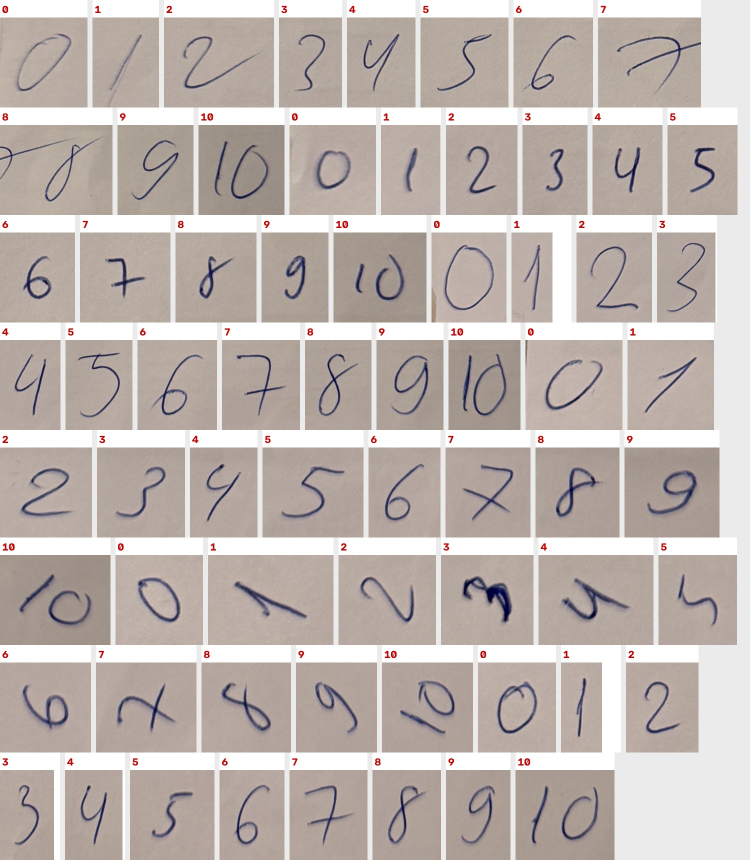
#> input picture data/custom_samples/split_preview.jpg, 1500 x 1720 px (shown at 1/2 size)
$ python -i split_sheet.py   (imports and definitions only)
#> lines starting #> are read from the running program, lines starting #| are printed output that depends on the picture; after the words box and inside, x2 and y2 are one past the last pixel; in counts of white or black regions, pixels touching at a corner belong together
#> further down, picture is the input picture: shape (1720, 1500, 3); mean B, G, R 177.7, 182.5, 192.4
"""Cut a photographed sheet of handwriting into one image per number.

Writing every test number on its own sheet and photographing each one is slow,
so the real handwritten set is written as rows on one sheet and split here.
The labels are given row by row, left to right, exactly as written:

    python src/split_sheet.py sheet.jpg \\
        --rows "0 1 2 3 4 5 6 7 8 9" "17 49 38 60 25" "104 573 896 241 730" \\
        --roi 60 1000 4100 3900

Single-digit labels go to data/custom_samples/digits/, longer ones to
data/custom_samples/numbers/, so a row like "0 1 2 ... 9 10" is fine. A number is marked as
touching (label_t1.jpg instead of label_01.jpg) when it has fewer separate
ink blobs than digits - measured, not taken from what was intended, because
digits written "to touch" do not always end up touching.

The crops come from the original photo with a margin of paper around them,
so the preprocessing is tested on what the camera actually captured.

Also writes data/custom_samples/split_preview.jpg: every crop with its label,
to check by eye before running any experiment on them.
"""

from __future__ import annotations

import argparse
import csv
import shutil
from pathlib import Path

import cv2
import numpy as np

ROOT = Path(__file__).resolve().parent.parent
OUT = ROOT / "data" / "custom_samples"


# [12 lines left out: function ink_mask, not called in this run]


def paper_mask(image: np.ndarray, inset: int = 10) -> np.ndarray:
    """The sheet of paper itself, shrunk by `inset` pixels.

    The edge between white paper and a darker desk looks like a long dark
    stroke to the black-hat filter, so it came out as "ink" whenever the ROI
    reached the desk. Keeping only ink inside the sheet removes it, and makes
    the ROI a convenience rather than something that has to be exact.
    """
#> called with inset = 10
    # Paper is bright and colourless. Brightness alone is not enough: a light
    # wooden desk is nearly as bright, but it is clearly coloured.
    hsv = cv2.cvtColor(cv2.GaussianBlur(image, (51, 51), 0), cv2.COLOR_BGR2HSV)
#> hsv: shape (1720, 1500, 3); mean H, S, V 19.7, 21.1, 192.4
    bright = (((hsv[..., 1] < 45) & (hsv[..., 2] > 110)) * 255).astype(np.uint8)
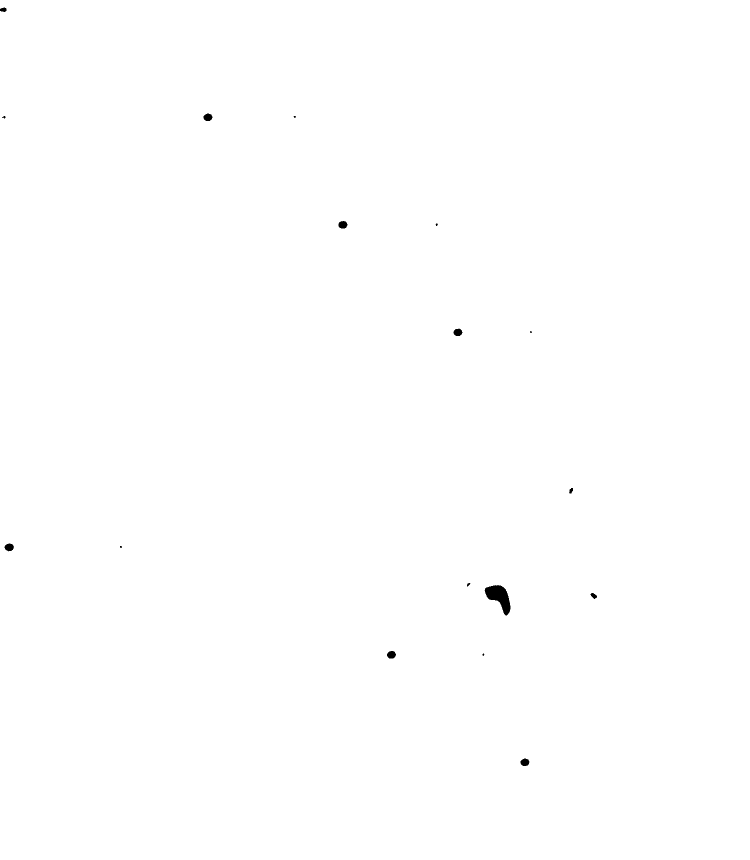
#> bright: shape (1720, 1500) (shown at 1/2 size); 99.9% white; 17 black regions (5 under 20 px)
    contours, _ = cv2.findContours(bright, cv2.RETR_EXTERNAL, cv2.CHAIN_APPROX_SIMPLE)
#> contours = 1 contour; box (x1, y1, x2, y2) and area: (0, 0, 1500, 1720) 2576680
    sheet = np.zeros_like(bright)
    if contours:
        # the largest bright region, filled, so the writing on it is included
        cv2.drawContours(sheet, [max(contours, key=cv2.contourArea)], -1, 255, cv2.FILLED)
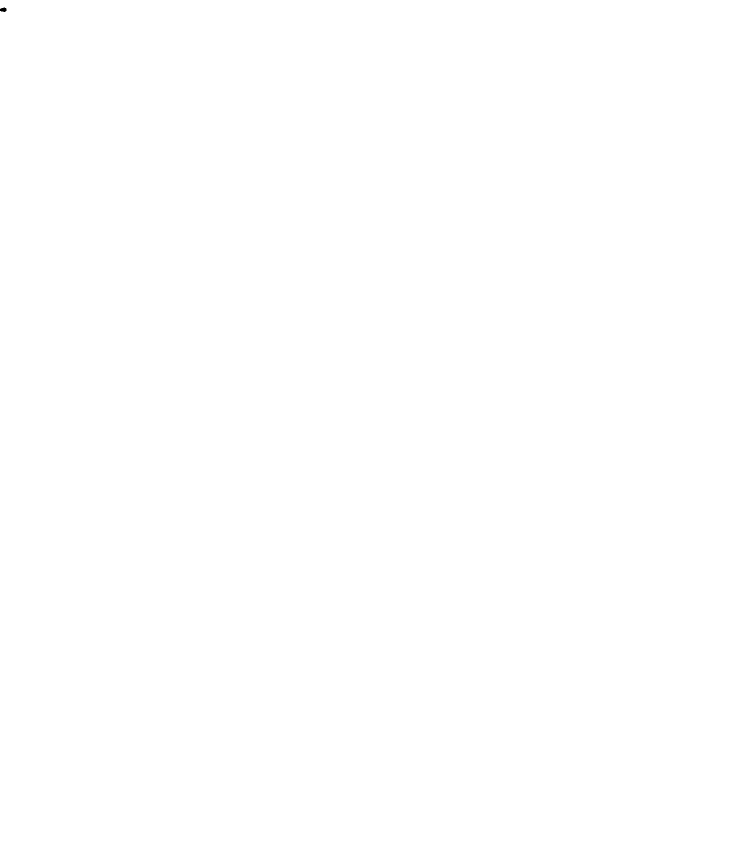
#> sheet: shape (1720, 1500) (shown at 1/2 size); 100% white; 1 black region, box (x1, y1, x2, y2) and area: (0, 15, 13, 24) 89
    kernel = cv2.getStructuringElement(cv2.MORPH_ELLIPSE, (2 * inset + 1, 2 * inset + 1))
    return cv2.erode(sheet, kernel)
#> returned value: shape (1720, 1500); 100% white; 1 black region, box (x1, y1, x2, y2) and area: (0, 5, 23, 34) 558


# [181 lines left out: functions ruled_lines, find_components, split_rows, split_groups, split_groups_by_count, drop_stray_rows and 5 more, not called in this run]


SOURCES = OUT / "sources.csv"     # one row per image: which sheet it was cut from
SHEETS = OUT / "sheets.csv"       # one row per sheet: who wrote it, and how


# [183 lines left out: functions record_sources, main, save_preview, not called in this run]


# [2 lines not run here, left out]

>>> import cv2
>>> picture = cv2.imread('../data/custom_samples/split_preview.jpg')
>>> result = paper_mask(picture)
